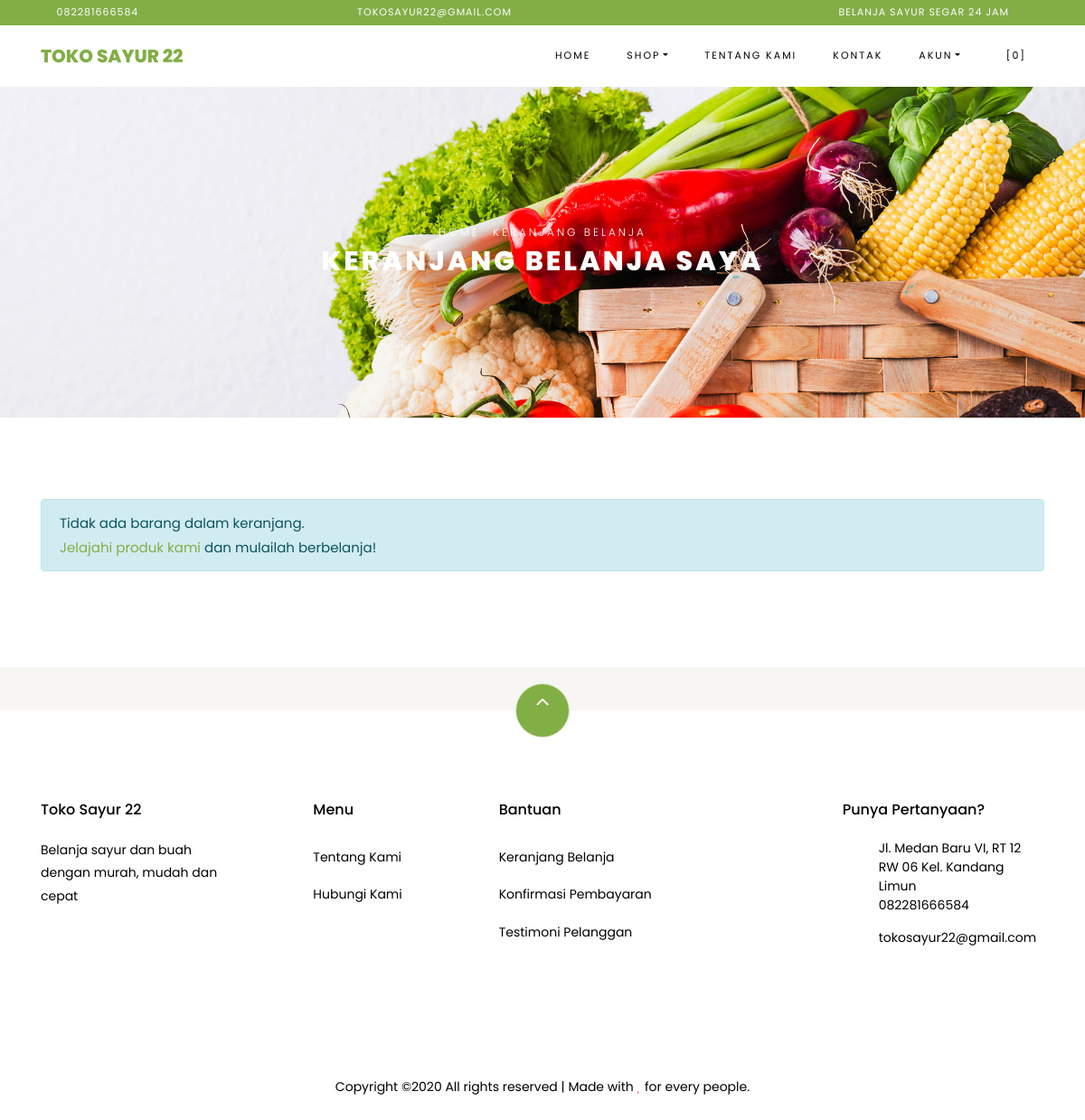
The app's page /index.php/shop/cart with its own data.
### tables this page shows
CREATE TABLE `settings` (
  `id` int(10) NOT NULL,
  `key` varchar(32) NOT NULL,
  `content` varchar(191) NOT NULL
);

### application/helpers/themes_helper.php (called while the page is built, shortened)
<?php
if ( ! function_exists('get_theme_name'))
{
    function get_theme_name() {
        $current_theme = get_settings('current_theme_name');
        return ($current_theme) ? $current_theme : false;
    }
}
if ( ! function_exists('get_template_part'))
{
    function get_template_part($file_name = null, $params = array()) {
        if ($file_name !== '') {
            $current_theme = get_theme_name();
            if ( file_exists($file_location = VIEWPATH .'themes/'. $current_theme .'/'. $file_name .'.php')) {
                $CI =& get_instance();
                $CI->load->view('themes/'. $current_theme .'/'. $file_name, $params);
            }
            else {
                echo '<div>Kesalahan: berkas tema <b>'. $file_name .'.php</b> tidak ditemukan.<br>Lokasi berkas: <b>'. $file_location .'</b></div>';
            }
        }
    }
}
if ( ! function_exists('get_header'))
{
    function get_header($params = null, $section = '', $current_section = '') {
        $load_params = array();
        if ( is_null($params)) {
            $load_params['title'] = get_settings('site_name');
        }
        else if ( is_string($params)) {
            $load_params['title'] = $params;
        }
        $load_params['sidebar_section'] = $section;
        $load_params['current_section'] = $current_section;
        get_template_part('header', $load_params);
    }
}
if ( ! function_exists('get_footer'))
{
    function get_footer($params = array()) {
        get_template_part('footer', $params);
    }
}
if ( ! function_exists('get_theme_uri'))
{
    function get_theme_uri($file_name = null, $theme_name = NULL)
    {
        $theme_name = ($theme_name == NULL) ? get_theme_name() : $theme_name;
        return is_null($file_name) ? base_url('assets/themes/'. $theme_name .'/') : base_url('assets/themes/'. $theme_name .'/'. $file_name) ;
    }
}

### application/controllers/Shop.php (called while the page is built, shortened)
<?php
class Shop extends CI_Controller {
    public function cart()
    {
        $cart['carts'] = $this->cart->contents();
        $cart['total_cart'] = $this->cart->total();
        $ongkir = ($cart['total_cart'] >= get_settings('min_shop_to_free_shipping_cost')) ? 0 : get_settings('shipping_cost');
        $cart['total_price'] = $cart['total_cart'] + $ongkir;
        get_header('Keranjang Belanja');
        get_template_part('shop/cart', $cart);
        get_footer();
    }
}

### index.php (called while the page is built, shortened)
<?php
require_once BASEPATH.'core/CodeIgniter.php';

### application/helpers/global_helper.php (called while the page is built, shortened)
<?php
if ( ! function_exists('get_settings'))
{
    function get_settings($key = '')
    {
        $CI =& get_instance();
        $row = $CI->db
            ->select('content')
            ->where('key', $key)
            ->get('settings')
            ->row();
        return $row->content;
    }
}
if ( ! function_exists('get_store_name'))
{
    function get_store_name()
    {
        return get_settings('store_name');
    }
}

### application/helpers/session_helper.php (called while the page is built, shortened)
<?php
if ( ! function_exists('init'))
{
    function init()
    {
        $CI =& get_instance();
        return $CI;
    }
}
if( ! function_exists('session_data'))
{
    function session_data()
    {
        $CI = init();
        $read_session_in_cookie = get_cookie('__ACTIVE_SESSION_DATA');
        $read_session_in_session = $CI->session->userdata('__ACTIVE_SESSION_DATA');
        if ($read_session_in_cookie)
        {
            $read_data = $CI->encryption->decrypt($read_session_in_cookie);
            $read_data = json_decode($read_data);
            return $read_data;
        }
        else if ($read_session_in_session)
        {
            $read_data = $CI->encryption->decrypt($read_session_in_session);
            $read_data = json_decode($read_data);
            return $read_data;
        }
        else {
            $default_session = new stdClass();
            $default_session->is_login = FALSE;
            $default_session->user_id = 0;
            $default_session->login_at = 0;
            $default_session->remember_me = FALSE;
            return $default_session;
        }
    }
}

### application/views/themes/vegefoods/shop/cart.php (the view, shortened to what this page needs)
<div class="hero-wrap hero-bread" style="background-image: url('<?php echo get_theme_uri('images/bg_1.jpg'); ?>');">
  <div class="container">
    <div class="row no-gutters slider-text align-items-center justify-content-center">
      <div class="col-md-9 ftco-animate text-center">
        <p class="breadcrumbs"><span class="mr-2"><?php echo anchor(base_url(), 'Home'); ?></span> <span>Keranjang Belanja</span></p>
        <h1 class="mb-0 bread">Keranjang Belanja Saya</h1>
      </div>
    </div>
  </div>
</div>
<section class="ftco-section ftco-Keranjang Belanja">
  <div class="container">
    <?php if (count($carts) > 0) : ?>
      <form action="<?php echo site_url('shop/checkout'); ?>" method="POST">
        <div class="row">
          <div class="col-md-12 ftco-animate">
            <div class="cart-list">
              <table class="table">
                <thead class="thead-primary">
                  <tr class="text-center">
                    <th>&nbsp;</th>
                    <th>&nbsp;</th>
                    <th>Produk</th>
                    <th>Harga</th>
                    <th>Kuantitas</th>
                    <th>Sub Total</th>
                  </tr>
                </thead>
                <tbody>
                  <?php foreach ($carts as $item) : ?>
                    <tr class="text-center cart-<?php echo $item['rowid']; ?>">
                      <td class="product-remove"><a href="#" class="remove-item" data-rowid="<?php echo $item['rowid']; ?>"><span class="ion-ios-close"></span></a></td>
                      <td class="image-prod">
                        <div class="img img-fluid rounded" style="background-image:url(<?php echo get_product_image($item['id']); ?>);"></div>
                      </td>
                      <td class="product-name">
                        <h3><?php echo $item['name']; ?></h3>
                      </td>
                      <td class="price">Rp <?php echo format_rupiah($item['price']); ?></td>
                      <td class="quantity">
                        <div class="input-group mb-3">
                          <input type="text" name="quantity[<?php echo $item['rowid']; ?>]" class="quantity form-control input-number" value="<?php echo $item['qty']; ?>" min="1" max="100">
                        </div>
                      </td>
                      <td class="total">Rp <?php echo format_rupiah($item['subtotal']); ?></td>
                    </tr>
                  <?php endforeach; ?>
                </tbody>
              </table>
            </div>
          </div>
        </div>
        <div class="row justify-content-end">
          <div class="col-lg-4 mt-5 cart-wrap ftco-animate">
            <div class="cart-total mb-3">
              <h3>Kode Kupon</h3>
              <p>Punya kode kupon? Gunakan kupon kamu untuk mendapatkan potongan harga menarik</p>
              <div class="form-group">
                <label for="code">Kode:</label>
                <input id="code" name="coupon_code" type="text" class="form-control text-left px-3" placeholder="">
              </div>
            </div>
          </div>
          <div class="col-lg-4 mt-5 cart-wrap ftco-animate">
            <div class="cart-total mb-3">
              <h3>Rincian Keranjang</h3>
              <p class="d-flex">
                <span>Subtotal</span>
                <span class="n-subtotal font-weight-bold">Rp <?php echo format_rupiah($total_cart); ?></span>
              </p>
              <p class="d-flex">
                <span>Biaya pengiriman</span>
                <?php if ($total_cart >= get_settings('min_shop_to_free_shipping_cost')) : ?>
                  <span class="n-ongkir font-weight-bold">Gratis</span>
                <?php else : ?>
                  <span class="n-ongkir font-weight-bold">Rp <?php echo format_rupiah(get_settings('shipping_cost')); ?></span>
                <?php endif; ?>
              </p>
              <hr>
              <p class="d-flex total-price">
                <span>Total</span>
                <span class="n-total font-weight-bold">Rp <?php echo format_rupiah($total_price); ?></span>
              </p>
            </div>
            <p><button type="submit" class="btn btn-primary py-3 px-4">Checkout</button></p>
          </div>
        </div>
      </form>
    <?php else : ?>
      <div class="row">
        <div class="col-md-12 ftco-animate">
          <div class="alert alert-info">Tidak ada barang dalam keranjang.<br><?php echo anchor('browse', 'Jelajahi produk kami'); ?> dan mulailah berbelanja!</div>
        </div>
      </div>
    <?php endif; ?>
  </div>
</section>

### application/views/themes/vegefoods/header.php (shortened to what this page needs)
<!DOCTYPE html>
<html lang="en">
<head>
	<link rel="stylesheet" href="<?php echo get_theme_uri('css/open-iconic-bootstrap.min.css'); ?>">
	<link rel="stylesheet" href="<?php echo get_theme_uri('css/animate.css'); ?>">
	<link rel="stylesheet" href="<?php echo get_theme_uri('css/owl.carousel.min.css'); ?>">
	<link rel="stylesheet" href="<?php echo get_theme_uri('css/owl.theme.default.min.css'); ?>">
	<link rel="stylesheet" href="<?php echo get_theme_uri('css/magnific-popup.css'); ?>">
	<link rel="stylesheet" href="<?php echo get_theme_uri('css/aos.css'); ?>">
	<link rel="stylesheet" href="<?php echo get_theme_uri('css/ionicons.min.css'); ?>">
	<link rel="stylesheet" href="<?php echo get_theme_uri('js/plugins/@fortawesome/fontawesome-free/css/all.min.css', 'argon'); ?>">
	<link rel="stylesheet" href="<?php echo get_theme_uri('css/bootstrap-datepicker.css'); ?>">
	<link rel="stylesheet" href="<?php echo get_theme_uri('css/jquery.timepicker.css'); ?>">
	<link rel="stylesheet" href="<?php echo get_theme_uri('css/flaticon.css'); ?>">
	<link rel="stylesheet" href="<?php echo get_theme_uri('css/icomoon.css'); ?>">
	<link rel="stylesheet" href="<?php echo get_theme_uri('css/style.css'); ?>">
	<link rel="stylesheet" href="<?php echo base_url('assets/plugins/toastr/toastr.min.css'); ?>">
</head>
<body class="goto-here">
	<div class="py-1 bg-primary">
		<div class="container">
			<div class="row no-gutters d-flex align-items-start align-items-center px-md-0">
				<div class="col-lg-12 d-block">
					<div class="row d-flex">
						<div class="col-md pr-4 d-flex topper align-items-center">
							<div class="icon mr-2 d-flex justify-content-center align-items-center"><span class="icon-phone2"></span></div>
							<span class="text"><?php echo get_settings('store_phone_number'); ?></span>
						</div>
						<div class="col-md pr-4 d-flex topper align-items-center">
							<div class="icon mr-2 d-flex justify-content-center align-items-center"><span class="icon-paper-plane"></span></div>
							<span class="text"><?php echo get_settings('store_email'); ?></span>
						</div>
						<div class="col-md-5 pr-4 d-flex topper align-items-center text-lg-right">
							<span class="text"><?php echo get_settings('store_tagline'); ?></span>
						</div>
					</div>
				</div>
			</div>
		</div>
	</div>
	<nav class="navbar navbar-expand-lg navbar-dark ftco_navbar bg-dark ftco-navbar-light" id="ftco-navbar">
		<div class="container">
			<a class="navbar-brand" href="<?php echo base_url(); ?>"><?php echo get_store_name(); ?></a>
			<div class="collapse navbar-collapse" id="ftco-nav">
				<ul class="navbar-nav ml-auto">
					<li class="nav-item active"><a href="<?php echo base_url(); ?>" class="nav-link">Home</a></li>
					<li class="nav-item dropdown">
						<a class="nav-link dropdown-toggle" href="#" id="dropdown04" data-toggle="dropdown" aria-haspopup="true" aria-expanded="false">Shop</a>
					</li>
					<li class="nav-item"><a href="<?php echo site_url('pages/about'); ?>" class="nav-link">Tentang Kami</a></li>
					<li class="nav-item"><a href="<?php echo site_url('pages/contact'); ?>" class="nav-link">Kontak</a></li>
					<li class="nav-item dropdown">
						<a class="nav-link dropdown-toggle" href="#" id="dropdown05" data-toggle="dropdown" aria-haspopup="true" aria-expanded="false">Akun</a>
					</li>
					<li class="nav-item cta cta-colored"><a href="<?php echo site_url('shop/cart'); ?>" class="nav-link"><span class="icon-shopping_cart"></span>[<span class="cart-item-total">0</span>]</a></li>
				</ul>
			</div>
		</div>
	</nav>

### application/views/themes/vegefoods/footer.php (shortened to what this page needs)
<section class="ftco-section ftco-no-pt ftco-no-pb py-5 bg-light">
  <div class="container py-4">
  </div>
</section>
<footer class="ftco-footer ftco-section">
  <div class="container">
    <div class="row">
      <div class="mouse">
        <a href="#" class="mouse-icon">
          <div class="mouse-wheel"><span class="ion-ios-arrow-up"></span></div>
        </a>
      </div>
    </div>
    <div class="row mb-5">
      <div class="col-md">
        <div class="ftco-footer-widget mb-4">
          <h2 class="ftco-heading-2"><?php echo get_store_name(); ?></h2>
          <p><?php echo get_settings('store_description'); ?></p>
          <ul class="ftco-footer-social list-unstyled float-md-left float-lft mt-5">
          </ul>
        </div>
      </div>
      <div class="col-md">
        <div class="ftco-footer-widget mb-4 ml-md-5">
          <h2 class="ftco-heading-2">Menu</h2>
          <ul class="list-unstyled">
            <li><a href="<?php echo site_url('pages/about'); ?>" class="py-2 d-block">Tentang Kami</a></li>
            <li><a href="<?php echo site_url('pages/contact'); ?>" class="py-2 d-block">Hubungi Kami</a></li>
          </ul>
        </div>
      </div>
      <div class="col-md-4">
        <div class="ftco-footer-widget mb-4">
          <h2 class="ftco-heading-2">Bantuan</h2>
          <div class="d-flex">
            <ul class="list-unstyled mr-l-5 pr-l-3 mr-4">
              <li><a href="<?php echo site_url('shop/cart'); ?>" class="py-2 d-block">Keranjang Belanja</a></li>
              <li><a href="<?php echo site_url('customer/payments/confirm'); ?>" class="py-2 d-block">Konfirmasi Pembayaran</a></li>
              <li><a href="<?php echo site_url('shop/testimonial'); ?>" class="py-2 d-block">Testimoni Pelanggan</a></li>
            </ul>
          </div>
        </div>
      </div>
      <div class="col-md">
        <div class="ftco-footer-widget mb-4">
          <h2 class="ftco-heading-2">Punya Pertanyaan?</h2>
          <div class="block-23 mb-3">
            <ul>
              <li><span class="icon icon-map-marker"></span><span class="text"><?php echo get_settings('store_address'); ?></span></li>
              <li><a href="#"><span class="icon icon-phone"></span><span class="text"><?php echo get_settings('store_phone_number'); ?></span></a></li>
              <li><a href="#"><span class="icon icon-envelope"></span><span class="text"><?php echo get_settings('store_email'); ?></span></a></li>
            </ul>
          </div>
        </div>
      </div>
    </div>
    <div class="row">
      <div class="col-md-12 text-center">
        <p>
          Copyright &copy; All rights reserved | Made with <i class="icon-heart text-danger" aria-hidden="true"></i> for every people.
        </p>
      </div>
    </div>
  </div>
</footer>
</body>
</html>

### assets/themes/vegefoods/css/icomoon.css (style rules this page uses)
[class^="icon-"], [class*=" icon-"] { font-family: 'icomoon' !important; speak: none; font-style: normal; font-weight: normal; font-variant: normal; text-transform: none; line-height: 1; -webkit-font-smoothing: antialiased; -moz-osx-font-smoothing: grayscale; }
.icon-heart:before { content: "\f004"; }
.icon-map-marker:before { content: "\f041"; }
.icon-phone:before { content: "\f095"; }
.icon-envelope:before { content: "\f0e0"; }
.icon-paper-plane:before { content: "\f1d8"; }
.icon-phone2:before { content: "\e0cd"; }
.icon-shopping_cart:before { content: "\e8cc"; }

### records on screen
settings: content "082281666584"
settings: content "TOKOSAYUR22@GMAIL.COM", content "tokosayur22@gmail.com"
settings: content "BELANJA SAYUR SEGAR 24 JAM"
settings: content "TOKO SAYUR 22", content "Toko Sayur 22"
settings: content (picture)
settings: content "Belanja sayur dan buah dengan murah, mudah dan cepat"
settings: content "Jl. Medan Baru VI, RT 12 RW 06 Kel. Kandang Limun"

### other values on screen
anchor(base_url(), 'Home') "HOME"
anchor('browse', 'Jelajahi produk kami') "Jelajahi produk kami"
